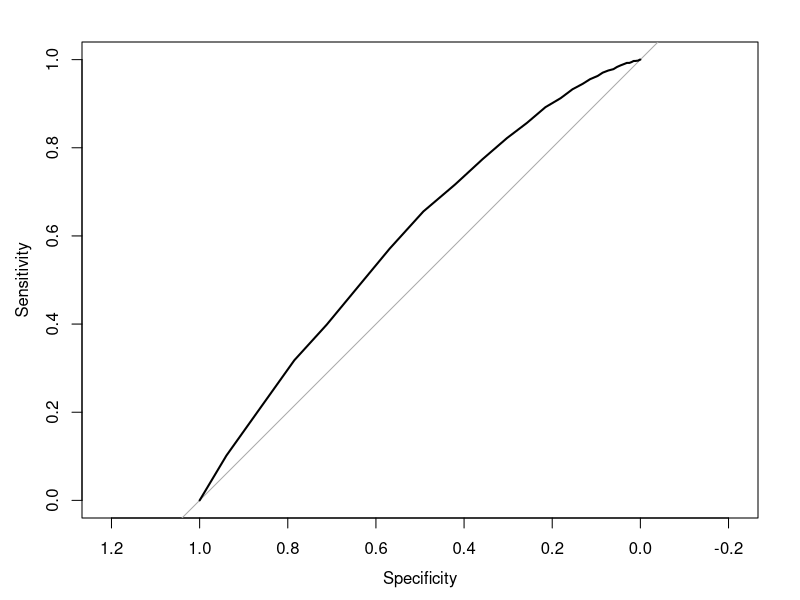
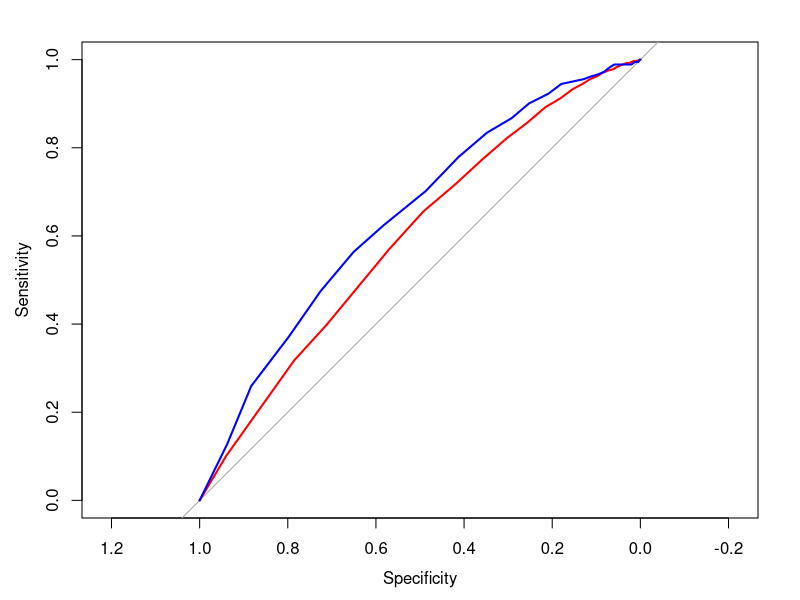
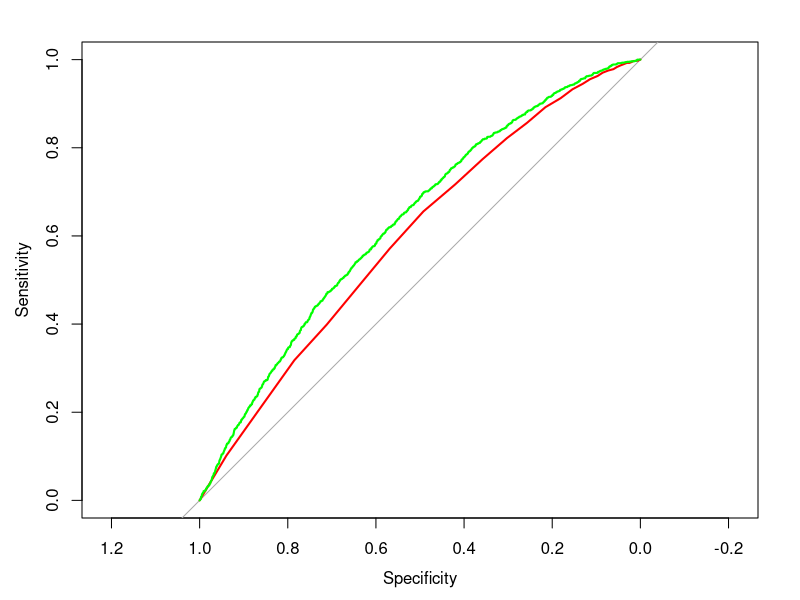

Generate these figures, in order, with R:
## ---- chunk 1
knitr::opts_chunk$set(echo = TRUE)
## ---- chunk 2
rm(list = ls()) # Clear the memory
library("pROC") # The package needed for plotting ROC curves

## Load data
# Load the data from the data file. The first row is variable names.
# To avoid trouble we do not use "string as factor" option
Data_set <- read.csv("File1_IS_data.csv",header = TRUE) 

#check the data type of each column in the data set
str(Data_set)

# Transform "defaulted" into a binomial response, which gives 1 if defaulted or zero otherwise.
Data_set$default <- Data_set$default == "Defaulted" 

## ---- chunk 3
#b. First logistic regression
model1 <- glm(default ~ fico, family = "binomial", data = Data_set)
# family = "binominal" tells R to run a logistic regression.
summary(model1)
## ---- chunk 4
#a. Get the fitted default probability
Data_set$predicted_p <- predict(model1, type = "response")
#'type = "response"' tells R to give estimated probability of default directly

#b. Now we can draw a ROC curve.
ROC1 <- roc(default ~ predicted_p, data = Data_set) # Calculate the ROC curve
plot(ROC1) # Plot the ROC curve

## ---- chunk 5
#c. calculate the area under the ROC curve
# With package pROC you can use the function auc()
auc(default ~ predicted_p, data = Data_set)
## ---- chunk 6
#d. Calculating the percentage of false positives and true positive with cut-off 0.1: 
#For any one who has estimated probability of default being 0.1, we label them as 'default'.
Data_set$Predicted_default <- Data_set$predicted_p > 0.1
Num_predicted_pos <- sum(Data_set$Predicted_default == TRUE)
Num_correct_pos_pred <- sum(Data_set$Predicted_default == TRUE & Data_set$default == TRUE)
true_positive <- Num_correct_pos_pred/Num_predicted_pos
false_positive <- 1-true_positive
#display the result for percentage of `correct' positive
cat("true positive rate:",true_positive)
cat("false positive rate:", false_positive)

## ---- chunk 7
#a. Create a subsample data set with first 9000 samples. The remaining data goes to test data
Data_set_training <- Data_set[1:9000,]
Data_set_test <- Data_set[9001:nrow(Data_set),]
names(Data_set_test)
model2 <- glm(default ~ fico, family = "binomial", data = Data_set_training)
summary(model2)
## ---- chunk 8
#b. Compare the performance
Data_set_test$predicted_p = predict(model2, newdata = Data_set_test, type = "response")
# Calculate the ROC curve
ROC1 <- roc(default ~ predicted_p, data = Data_set) 
ROC2 <- roc(default ~ predicted_p, data = Data_set_test)

plot(ROC1, col = "red") # Plot the ROC curve, 'col = "red"' sets the color of the 
# curve to be red.
plot(ROC2, add = TRUE, col = "blue") # The argument 'add = TURE' makes sure that the curve is added
## ---- chunk 9
#e. A more complicated model
model3 <- glm(default ~fico + loan_amnt + int_rate + verification_status, family = "binomial", data = Data_set)
summary(model3)
Data_set$predicted_p_new <- predict(model3, type = "response")

# Now we can draw a new ROC curve.
ROC3 <- roc(default ~ predicted_p_new, data = Data_set) # Calculate the ROC curve
plot(ROC1, col = "red") # Plot the ROC curve
plot(ROC3, add = TRUE, col = "green")
